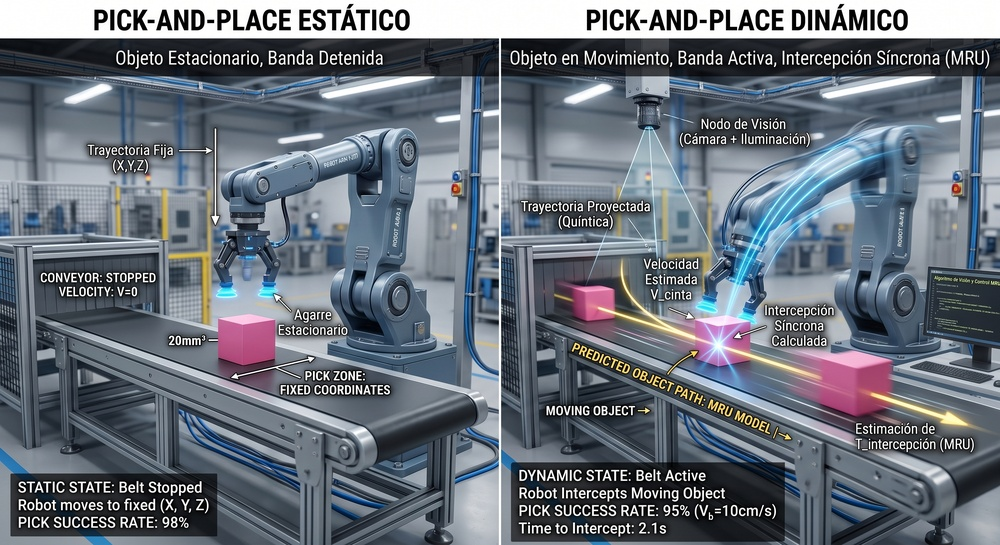
#> input picture Informe/Imagenes/PickAndPlaceComparacion.jpeg, 1000 x 545 px, shrunk from 2816 x 1536 before the run, given in place of the camera
$ python capturar_punto.py
#> lines starting #> are read from the running program, lines starting #| are printed output that depends on the picture; after the words box and inside, x2 and y2 are one past the last pixel; in counts of white or black regions, pixels touching at a corner belong together
#!/usr/bin/env python3
"""Captura instantánea de un único fotograma para registrar coordenadas del centroide."""

import cv2
import numpy as np

CAMERA_PATH: str = "/dev/v4l/by-id/usb-Generic_HD_camera-video-index0"
LOWER_HSV: np.ndarray = np.array([140, 144, 110], dtype=np.uint8)
UPPER_HSV: np.ndarray = np.array([179, 255, 255], dtype=np.uint8)


def main() -> None:
    cap = cv2.VideoCapture(CAMERA_PATH, cv2.CAP_V4L2)
    # Descarte inicial para estabilizar auto-exposición del sensor
    for _ in range(10):
        ret, frame = cap.read()
#> this loop made 10 passes
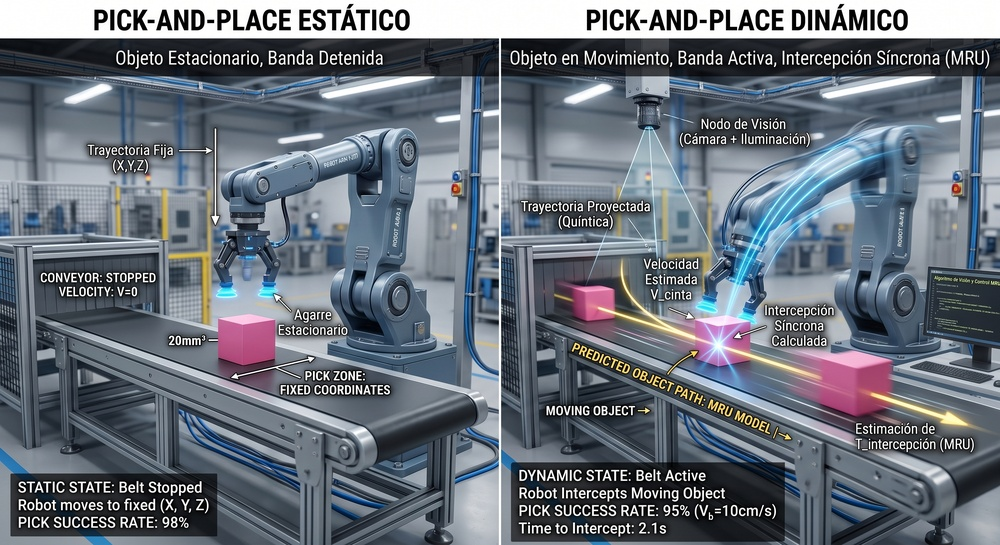
#> input picture Informe/Imagenes/PickAndPlaceComparacion.jpeg, 1000 x 545 px, shrunk from 2816 x 1536 before the run, given in place of the camera
    cap.release()

    if not ret:
        print("Error: No se pudo capturar imagen de la cámara.")
        return

    hsv = cv2.cvtColor(frame, cv2.COLOR_BGR2HSV)
#> hsv: shape (545, 1000, 3); mean H, S, V 95.3, 54.3, 125.4
#> frame is the input picture: shape (545, 1000, 3); mean B, G, R 123.5, 113.3, 105.5

    # Criterio morfológico homólogo al nodo principal
    kernel_close = np.ones((11, 11), np.uint8)
    kernel_open = np.ones((5, 5), np.uint8)

    mask = cv2.inRange(hsv, LOWER_HSV, UPPER_HSV)
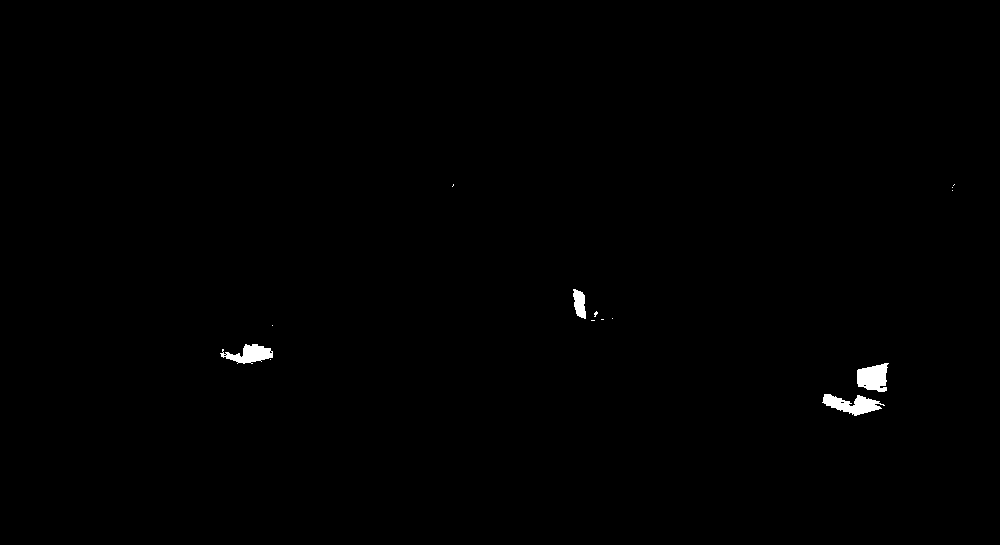
#> mask: shape (545, 1000); 0.42% white; 14 white regions (10 under 20 px), largest, box (x1, y1, x2, y2) and area: (822, 394, 885, 416) 712, (857, 363, 889, 392) 678, (220, 344, 273, 364) 586, (573, 289, 586, 319) 276
    mask = cv2.morphologyEx(mask, cv2.MORPH_CLOSE, kernel_close, iterations=2)
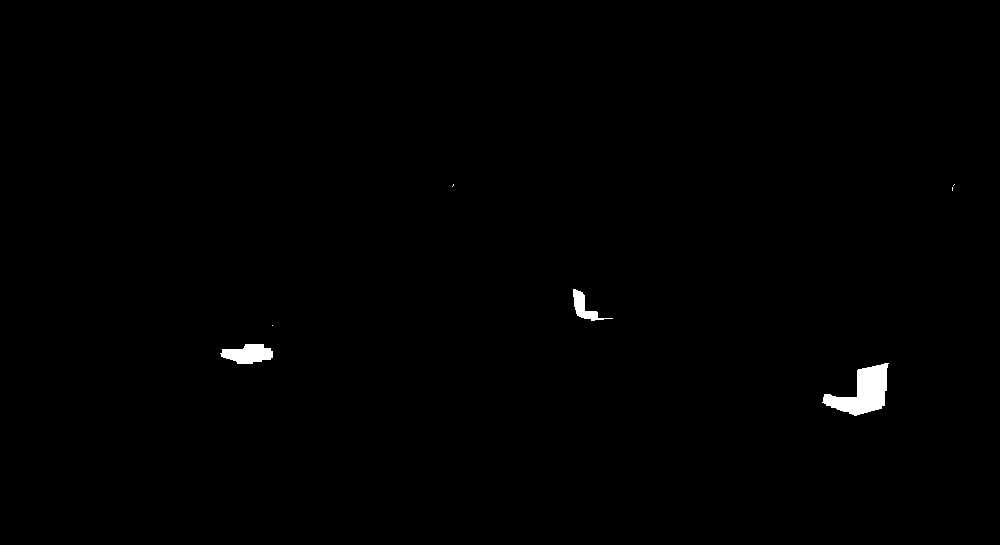
#> mask: shape (545, 1000); 0.54% white; 7 white regions (4 under 20 px), largest, box (x1, y1, x2, y2) and area: (822, 363, 889, 416) 1790, (220, 344, 273, 364) 738, (573, 289, 613, 321) 409
    mask = cv2.morphologyEx(mask, cv2.MORPH_OPEN, kernel_open)
#> mask: shape (545, 1000); 0.53% white; 3 white regions

    contours, _ = cv2.findContours(
        mask, cv2.RETR_EXTERNAL, cv2.CHAIN_APPROX_SIMPLE
    )
#> contours = 3 contours; box (x1, y1, x2, y2) and area: (823, 364, 887, 415) 1674, (222, 344, 273, 364) 670, (573, 290, 598, 320) 334

    if contours:
        largest = max(contours, key=cv2.contourArea)
#> largest = contour of 60 points, box (x1, y1, x2, y2) (823, 364, 887, 415), area 1674
        if cv2.contourArea(largest) > 150:
            moments = cv2.moments(largest)
#> moments = moments, m00 1674, centre m10/m00, m01/m00 = (863.3, 392)
            if moments["m00"] != 0:
                cx = float(moments["m10"] / moments["m00"])
#> cx = 863.3
                cy = float(moments["m01"] / moments["m00"])
#> cy = 392
                print(f"Centroide capturado: X_px = {cx:.2f} | Y_px = {cy:.2f}")
#| Centroide capturado: X_px = 863.33 | Y_px = 392.02
            else:
                print("Error: Momento de orden cero nulo.")
        else:
            print("Advertencia: Contorno inferior al umbral mínimo de área.")
    else:
        print("Error: No se detectaron objetos en la ROI.")


if __name__ == "__main__":
    main()
